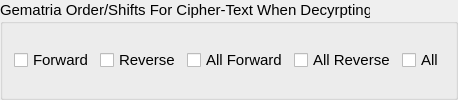
         <widget class="QGroupBox" name="ct_shift_groupbox">
          <property name="font">
           <font>
            <pointsize>11</pointsize>
           </font>
          </property>
          <property name="title">
           <string>Gematria Order/Shifts For Cipher-Text When Decyrpting</string>
          </property>
          <layout class="QHBoxLayout" name="ct_shift_layout">
           <item>
            <widget class="QCheckBox" name="ct_forward_gematria">
             <property name="minimumSize">
              <size>
               <width>0</width>
               <height>0</height>
              </size>
             </property>
             <property name="maximumSize">
              <size>
               <width>16777215</width>
               <height>16777215</height>
              </size>
             </property>
             <property name="font">
              <font>
               <pointsize>11</pointsize>
              </font>
             </property>
             <property name="text">
              <string>Forward</string>
             </property>
            </widget>
           </item>
           <item>
            <widget class="QCheckBox" name="ct_reverse_gematria">
             <property name="minimumSize">
              <size>
               <width>0</width>
               <height>0</height>
              </size>
             </property>
             <property name="maximumSize">
              <size>
               <width>16777215</width>
               <height>16777215</height>
              </size>
             </property>
             <property name="font">
              <font>
               <pointsize>11</pointsize>
              </font>
             </property>
             <property name="text">
              <string>Reverse</string>
             </property>
            </widget>
           </item>
           <item>
            <widget class="QCheckBox" name="ct_all_forward_gematria">
             <property name="minimumSize">
              <size>
               <width>0</width>
               <height>0</height>
              </size>
             </property>
             <property name="maximumSize">
              <size>
               <width>16777215</width>
               <height>16777215</height>
              </size>
             </property>
             <property name="font">
              <font>
               <pointsize>11</pointsize>
              </font>
             </property>
             <property name="text">
              <string>All Forward</string>
             </property>
            </widget>
           </item>
           <item>
            <widget class="QCheckBox" name="ct_all_reverse_gematria">
             <property name="minimumSize">
              <size>
               <width>0</width>
               <height>0</height>
              </size>
             </property>
             <property name="maximumSize">
              <size>
               <width>16777215</width>
               <height>16777215</height>
              </size>
             </property>
             <property name="font">
              <font>
               <pointsize>11</pointsize>
              </font>
             </property>
             <property name="text">
              <string>All Reverse</string>
             </property>
            </widget>
           </item>
           <item>
            <widget class="QCheckBox" name="ct_all_gematria">
             <property name="minimumSize">
              <size>
               <width>0</width>
               <height>0</height>
              </size>
             </property>
             <property name="maximumSize">
              <size>
               <width>16777215</width>
               <height>16777215</height>
              </size>
             </property>
             <property name="font">
              <font>
               <pointsize>11</pointsize>
              </font>
             </property>
             <property name="text">
              <string>All</string>
             </property>
             <property name="checked">
              <bool>false</bool>
             </property>
            </widget>
           </item>
          </layout>
         </widget>
